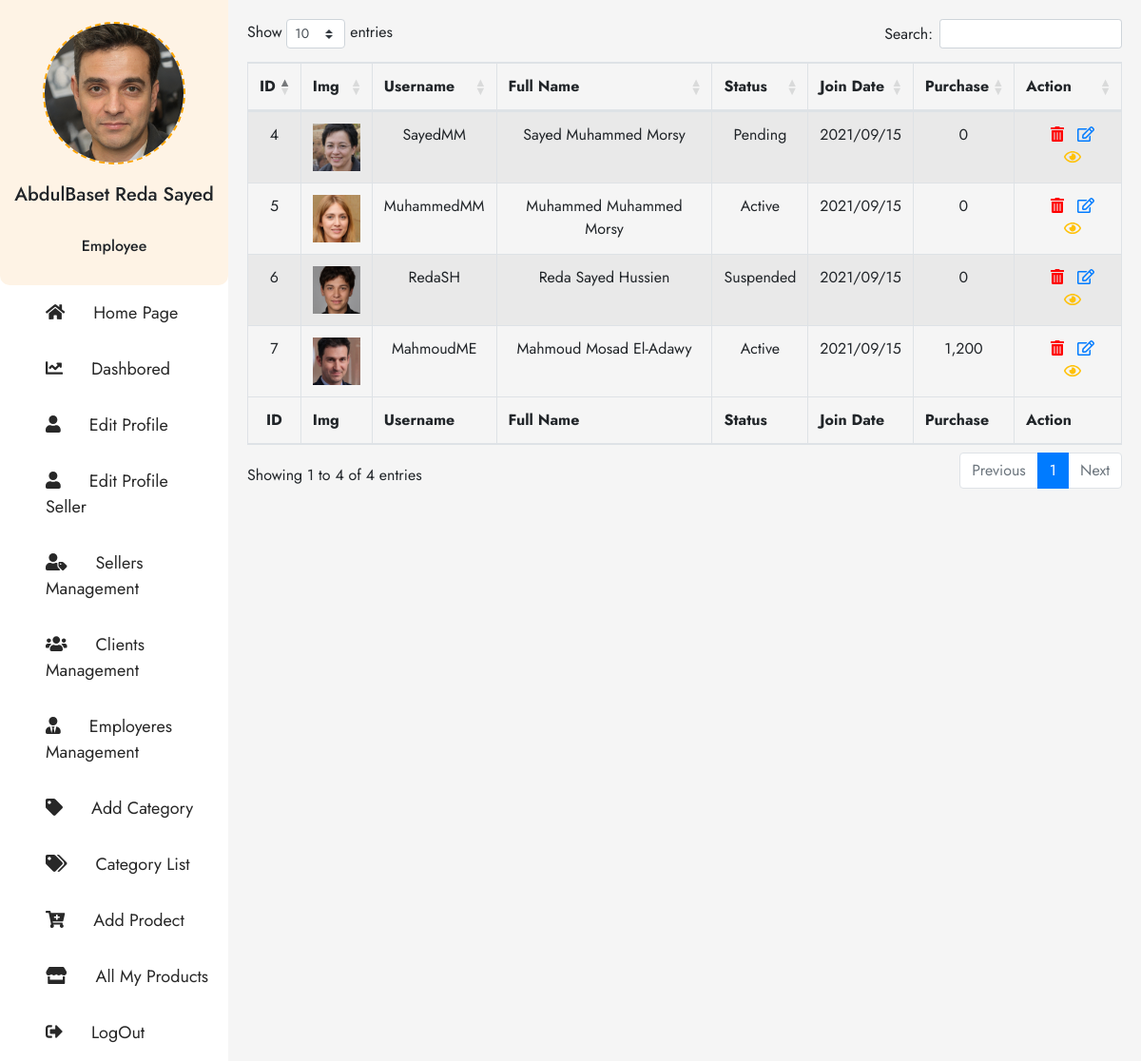
Screenshot of /Vendor-Clients-Manager.php (signed in) with the database file from the repository.
### tables this page shows
CREATE TABLE `ha_users` (
  `HA_U_ID` bigint(20) UNSIGNED NOT NULL,
  `HA_U_Username` varchar(255) NOT NULL,
  `HA_U_Password` varchar(255) NOT NULL,
  `HA_U_User_Status` varchar(255) NOT NULL,
  `HA_U_Last_Login` varchar(255) NOT NULL,
  `HA_U_First_Name` varchar(255) NOT NULL,
  `HA_U_Second_Name` varchar(255) NOT NULL,
  `HA_U_Last_Name` varchar(255) NOT NULL,
  `HA_U_Country` varchar(255) NOT NULL,
  `HA_U_Email` varchar(255) NOT NULL,
  `HA_U_User_Type` varchar(255) NOT NULL,
  `HA_P_Views` varchar(255) NOT NULL,
  `HA_U_Sales` varchar(255) NOT NULL,
  `HA_U_Purchase` varchar(255) NOT NULL,
  `HA_U_Date_Created` varchar(255) NOT NULL,
  `HA_U_Time_Created` varchar(255) NOT NULL
);

### Datebase/DB-Vendor-Clients-Manger.php (called while the page is built, shortened)
<?php
    $SQL_Clients_Info = 'SELECT * FROM ha_users WHERE HA_U_User_Type = "Client" ORDER BY HA_U_ID DESC ';
    $Result_Clients_Info = mysqli_query($Connection,$SQL_Clients_Info);
    $Count_Clients_Info  = mysqli_num_rows($Result_Clients_Info);
?>

### Website-Structure/Vendor-Clients-Manager-Body.php (the view, shortened to what this page needs)
<div class="right-All-Clients Dasbored-content">
<table id="example" class="table table-striped table-bordered" style="width:100%;text-align: center;" >
        <thead >
            <tr >
                <th>ID</th>
                <th>Img</th>
                <th>Username</th>
                <th>Full Name</th>
                <th>Status</th>
                <th>Join Date</th>
                <th>Purchase</th>
                <th>Action</th>
            </tr>
        </thead>
        <tbody>
            <?php
                if ($Count_Clients_Info > 0) {
                    while ($Rows = mysqli_fetch_array($Result_Clients_Info)) {
                        echo '
                            <tr class="t-body" >
                                <td>'.$Rows['HA_U_ID'].'</td>
                                <td><img src="IMG/User-Profile-Picture/[User-ID='.$Rows['HA_U_ID'].']/image.jpg" alt="Img" style="width:50px"/></td>
                                <td>'.$Rows['HA_U_Username'] .'</td>
                                <td>'.$Rows['HA_U_First_Name'] . ' ' . $Rows['HA_U_Second_Name'] . ' ' . $Rows['HA_U_Last_Name'] . '</td>
                                <td>'.$Rows['HA_U_User_Status'].'</td>
                                <td>'.$Rows['HA_U_Date_Created'].'</td>
                                <td>'.number_format((int)$Rows['HA_U_Purchase']).'</td>
                                <td class="last-Action" >
                                    <a href="#" class="Trash" data-users=".Delete-user"> <i class="fas fa-trash-alt"></i> </a>
                                    <a href="#" class="Edit" data-users=".Edit-username"> <i class="far fa-edit"></i> </a>
                                    <a href="#" class="View" data-users=".View-User"> <i class="far fa-eye"></i> </a>
                                </td>
                            </tr>
                        ';
                    }
                }
            ?>
        </tbody>
        <tfoot>
            <tr>
                <th>ID</th>
                <th>Img</th>
                <th>Username</th>
                <th>Full Name</th>
                <th>Status</th>
                <th>Join Date</th>
                <th>Purchase</th>
                <th>Action</th>
            </tr>
        </tfoot>
    </table>
</div>

### CSS-Files/H_A.css (style rules this page uses)
body { font-family: 'Jost', sans-serif; font-weight: 400; }
.Trash { color: red; }
.View { color: #FFC107; }
.container-hady .right-All-Clients { flex-basis: 80%; background-color: #f5f5f5; padding: 20px; }
.t-body td:first-child { text-align: center; }
tfoot tr th:first-child { text-align: center; }
.t-body td a { margin-left: 10px; }

### rows the page displays
ha_users: HA_U_ID "7", shows a picture, HA_U_Username "MahmoudME", HA_U_First_Name "Mahmoud", HA_U_Second_Name "Mosad", HA_U_Last_Name "El-Adawy", HA_U_User_Status "Active", HA_U_Date_Created "2021/09/15", HA_U_Purchase "1,200"
ha_users: HA_U_ID "6", shows a picture, HA_U_Username "RedaSH", HA_U_First_Name "Reda", HA_U_Second_Name "Sayed", HA_U_Last_Name "Hussien", HA_U_User_Status "Suspended", HA_U_Date_Created "2021/09/15", HA_U_Purchase "0"
ha_users: HA_U_ID "5", shows a picture, HA_U_Username "MuhammedMM", HA_U_First_Name "Muhammed", HA_U_Second_Name "Muhammed", HA_U_Last_Name "Morsy", HA_U_User_Status "Active", HA_U_Date_Created "2021/09/15", HA_U_Purchase "0"
ha_users: HA_U_ID "4", shows a picture, HA_U_Username "SayedMM", HA_U_First_Name "Sayed", HA_U_Second_Name "Muhammed", HA_U_Last_Name "Morsy", HA_U_User_Status "Pending", HA_U_Date_Created "2021/09/15", HA_U_Purchase "0"

### other values shown
$_SESSION['User_First_Three_Names'] "AbdulBaset Reda Sayed"
$_SESSION['HA_U_User_Type'] "Employee"
